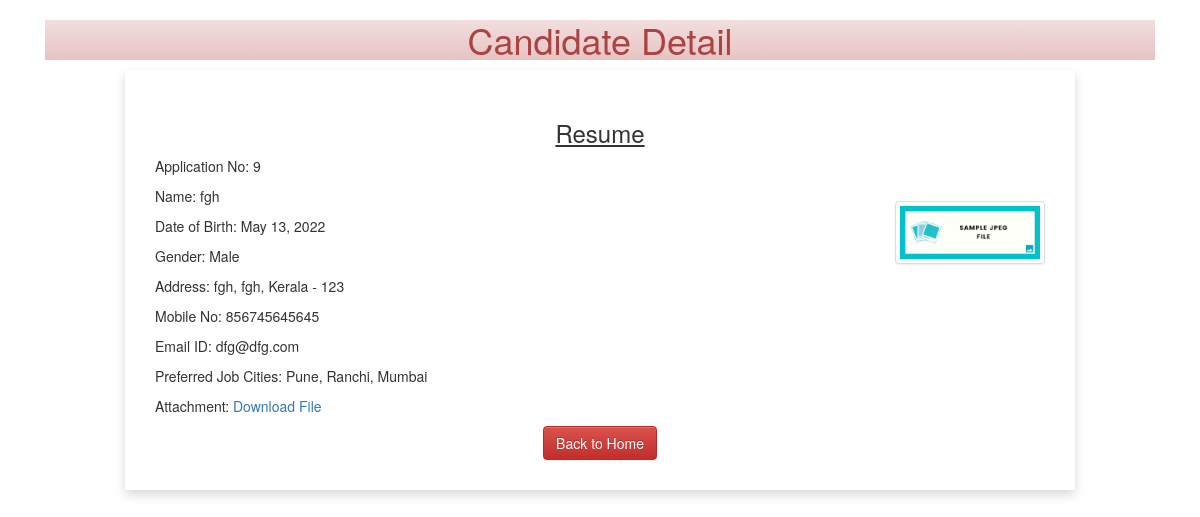
Screenshot of /9 with the database file from the repository.
### myapp/models.py (models this page shows)
class Resume(models.Model):
    name=models.CharField(max_length=100)
    dob = models.DateField(auto_now=False, auto_now_add=False)
    gender = models.CharField(max_length=100)
    locality = models.CharField(max_length=100)
    city = models.CharField(max_length=100)
    pin = models.PositiveIntegerField()
    state = models.CharField(choices= STATE_CHOICE, max_length=50)
    mobile = models.PositiveIntegerField()
    email = models.EmailField()
    job_city = models.CharField(max_length=50)
    profile_image = models.ImageField(upload_to='profileImage', blank=True)
    my_file = models.FileField(upload_to='doc', blank=True)

### myapp/views.py (the view)
# urls.py: path('<int:pk>', views.CandidateView.as_view(), name='candidate'),
class CandidateView(View):
    def get(self, request,pk):
        candidate = Resume.objects.get(pk=pk)
        return render(request, 'myapp/candidate.html',{'candidate':candidate})

### myapp/templatetags/myFilter.py (called while the page is built)
@register.filter(name='remove_special')
def remove_chars(value, arg):
    for character in arg:
        value = value.replace(character,"")
    return value

### myapp/templates/myapp/candidate.html (shortened to what this page needs)
<!DOCTYPE html>
{% load myFilter %}
<html lang="en">
<head>
    <link href="https://cdn.jsdelivr.net/npm/bootstrap@5.0.0-beta2/dist/css/bootstrap.min.css" rel="stylesheet"
>
</head>
<body>
    <div class="container">
        <h1 class="alert-danger text-center">Candidate Detail</h1>
        <div class="row">
            <div class="col-sm-10 shadow p-5 offset-sm-1">
                <h3 class="text-center"> <u> Resume </u> </h3>
                <p class="">Application No: {{candidate.id}}</p>
                <img src="{{candidate.profile_image.url}}" alt="" class="img-fluid img-thumbnail float-end mt-4"
                    width="150" height="150">
                <p>Name: {{candidate.name}}</p>
                <p>Date of Birth: {{candidate.dob}}</p>
                <p>Gender: {{candidate.gender}}</p>
                <p>Address: {{candidate.locality}}, {{candidate.city}}, {{candidate.state}} - {{candidate.pin}}</p>
                <p>Mobile No: {{candidate.mobile}}</p>
                <p>Email ID: {{candidate.email}}</p>
                <p>Preferred Job Cities: {{candidate.job_city|remove_special:"[]'"}}</p>
                <p>Attachment: <a href="{{candidate.my_file.url}}">Download File</a></p>
                <div class="text-center">
                    <a href="/" class="btn btn-danger">Back to Home</a>
                </div>
            </div>
        </div>
    </div>
    <link rel="stylesheet" href="https://cdn.jsdelivr.net/npm/bootstrap@3.3.7/dist/css/bootstrap.min.css"
>
    <link rel="stylesheet" href="https://cdn.jsdelivr.net/npm/bootstrap@3.3.7/dist/css/bootstrap-theme.min.css"
>

### rows the page displays
Resume: id "9", profile_image (picture), name "fgh", dob "May 13, 2022", gender "Male", locality "fgh", city "fgh", state "Kerala", pin "123", mobile "856745645645", email "dfg@dfg.com", job_city|remove_special "Pune, Ranchi, Mumbai"
